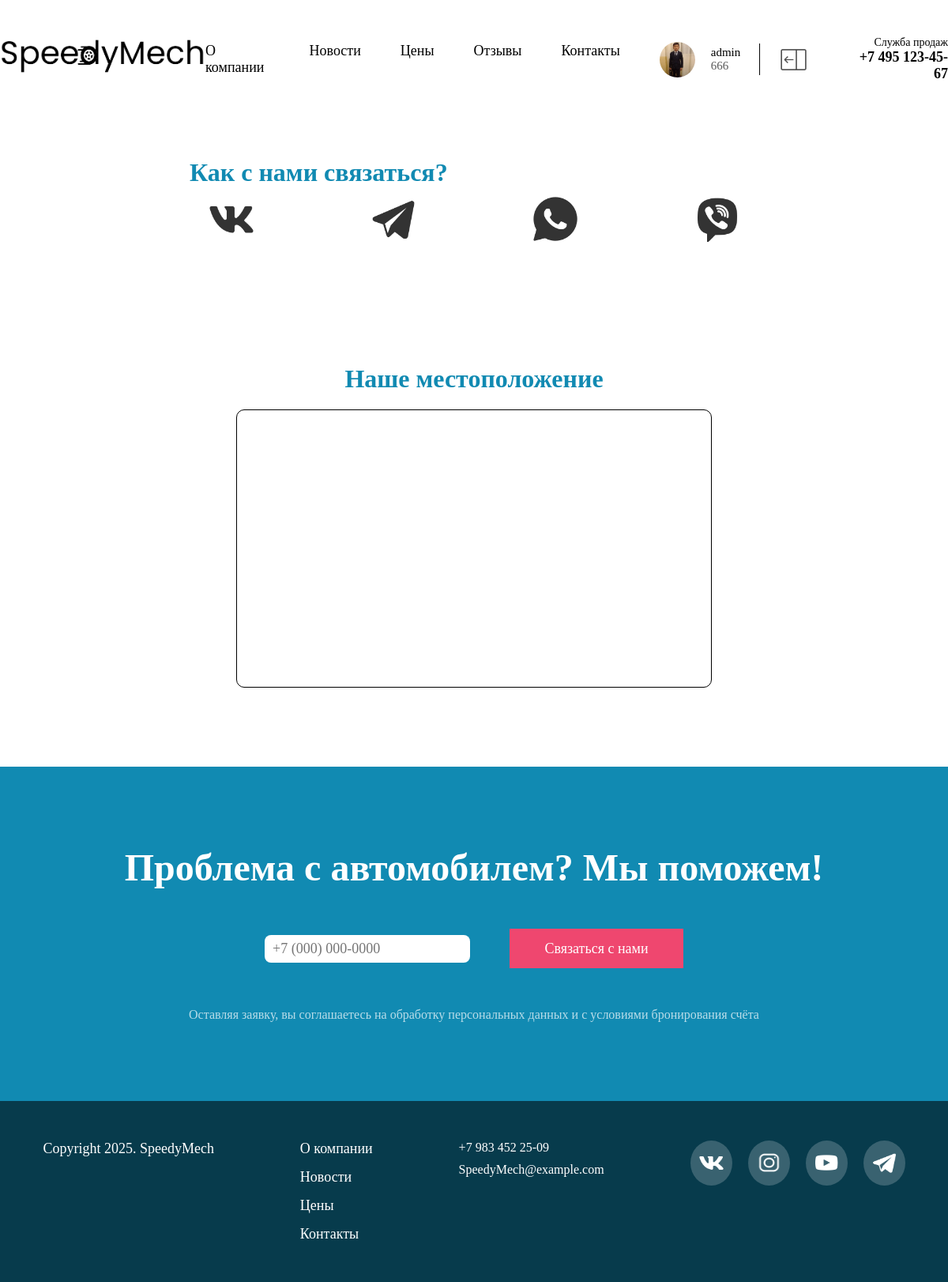
The app's page /contacts/ (signed in) with its own data.
### app/models.py (models this page shows, shortened)
class CustomUser(AbstractUser):
    phone_number = models.CharField(
        max_length=15, blank=True, null=True, verbose_name="Телефон"
    )
    avatar = models.ImageField(
        upload_to="avatars/", blank=True, null=True, verbose_name="Аватар"
    )
    class Meta:
        verbose_name = "Пользователь"
        verbose_name_plural = "Пользователи"

### app/views.py (the view)
# urls.py: path('contacts/', views.contacts_page, name='contacts'),
def contacts_page(request):
    return render(request, 'app/contacts_page.html')

### app/templates/app/contacts_page.html (shortened to what this page needs)
{% load static %}
<link rel="stylesheet" href="{% static 'app/css/style.css' %}">
<link rel="stylesheet" href="{% static 'app/css/header.css' %}">
<link rel="stylesheet" href="{% static 'app/css/contacts_page.css' %}">
{% include "app/header.html" %}
<main>
    <div class="contacts_page__container">
        <div class="connection">
            <h1>Как с нами связаться?</h1>
                <ol class="con_items">
                    <li class="con_item">
                        <a href="https://vk.com/sayykkk" target="_blank">
                            <img src="{% static 'app/media/icons/vk.png' %}" alt="">
                        </a>
                    </li>
                    <li class="con_item">
                        <a href="https://t.me/sayyk0" target="_blank">
                            <img src="{% static 'app/media/icons/tg.png' %}" alt="">
                        </a>
                    </li>
                    <li class="con_item">
                        <a href="">
                            <img src="{% static 'app/media/icons/wa.png' %}" alt="">
                        </a>
                    </li>
                    <li class="con_item">
                        <a href="">
                            <img src="{% static 'app/media/icons/viber.png' %}" alt="">
                        </a>
                    </li>
                </ol>
        </div>
        <div class="location">
            <h1>Наше местоположение</h1>
            <iframe
                src="https://www.google.com/maps/embed?pb=!1m18!1m12!1m3!1d4240.389445924271!2d53.20388592904512!3d56.840434925369905!2m3!1f0!2f0!3f0!3m2!1i1024!2i768!4f13.1!3m3!1m2!1s0x43e139342b3043c1%3A0xbffaba6a591a2958!2z0YPQuy4g0JzQsNC60YHQuNC80LAg0JPQvtGA0YzQutC-0LPQviwgNDksINCY0LbQtdCy0YHQuiwg0YDQtdGB0L_Rg9Cx0LvQuNC60LAg0KPQtNC80YPRgNGC0LjRjywgNDI2MDA4!5e0!3m2!1sru!2sru!4v1745668748235!5m2!1sru!2sru"
                width="600" height="350" style="border:1px solid black; border-radius: 10px; " allowfullscreen=""
                loading="lazy">
            </iframe>
        </div>
    </div>
</main>
{% include "app/footer.html" %}

### app/templates/app/header.html (shortened to what this page needs)
{% load static %}
<link rel="stylesheet" href="{% static 'app/css/header.css' %}">
<header>
        <div class="logotype">
            <a href="{% url 'index' %}">
                <img src="{% static 'app/media/logo.png' %}" alt="Logo">
            </a>
        </div>
        <div class="header__items">
            <nav>
                <ul>
                    <li><a href="{% url 'about' %}">О компании</a></li>
                    <li><a href="{% url 'news_page' %}">Новости</a></li>
                    <li><a href="{% url 'index' %}#section5">Цены</a></li>
                    <li><a href="{% url 'reviews' %}">Отзывы</a></li>
                    <li><a href="{% url 'contacts' %}">Контакты</a></li>
                </ul>
            </nav>
            {% if user.is_authenticated %}
            <div class="personal__page">
                <a href="{% url 'profile' %}">
                    {% if user.avatar %}
                    <img src="{{ user.avatar.url }}" title="Личный кабинет" style="width: 45px;" alt="404">
                    {% endif %}
                    <div class="personal__page_names">
                        <p>{{ user.username }}</p>
                        <p>{{ user.phone_number }}</p>
                    </div>
                </a>
                <form action="{% url 'logout' %}" method="post">
                    <button type="submit" title="Выход" style="border: none; background-color: transparent;">
                        <img src="{% static 'app/media/icons/logout.png' %}" style="width: 35px;" alt="">
                    </button>
                </form>
            </div>
            {% endif %}
            <div class="number">
                <p>Служба продаж</p>
                <strong>+7 495 123-45-67</strong>
            </div>
        </div>
</header>

### app/static/app/css/style.css (style rules this page uses)
* { margin: 0; padding: 0; }
a { text-decoration: none; }
li { list-style: none; }

### app/static/app/css/header.css (style rules this page uses)
* { font-family: Stem-Light; }

### app/static/app/css/contacts_page.css (style rules this page uses)
h1 { color: #118AB2; }
.contacts_page__container { display: flex; flex-direction: column; justify-content: center; padding: 50px 0 100px 0; gap: 150px; width: 60%; margin: 0 auto; }
.location { display: flex; flex-direction: column; align-items: center; justify-content: center; gap: 20px; transition: all 0.2s; }

### records on screen
CustomUser: avatar (picture), username "admin", phone_number "666"
